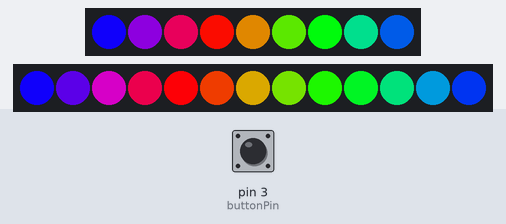
A sketch run on a simulated Arduino Uno, built with avr-gcc and run on an emulated ATmega328P. On the bench: 9 RGB LEDs in strip order, left to right, 13 RGB LEDs in strip order, left to right. The inputs (shaded band) are chosen by the test bench; at power-on: pin 3 (buttonPin) HIGH.

Above: at 1.2 s.
1.3 s: pin 3 (buttonPin) pulled LOW for 0.15 s
At 1.33 s:
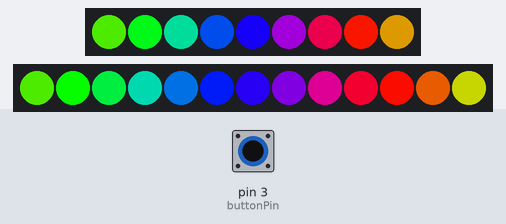
2.0 s: pin 3 (buttonPin) pulled LOW for 1 s
At 3.15 s:
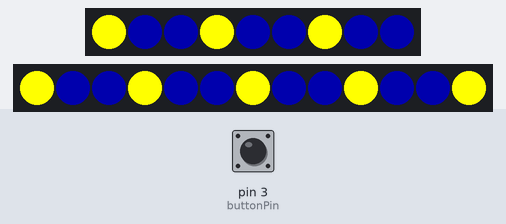
3.6 s: pin 3 (buttonPin) pulled LOW for 0.15 s
4.3 s: pin 3 (buttonPin) pulled LOW for 3.2 s
At 7.94 s:
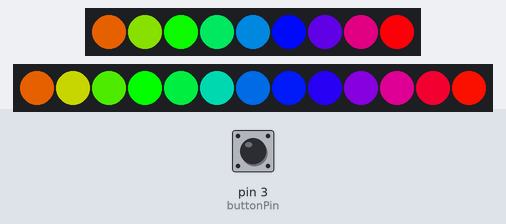
8.1 s: pin 3 (buttonPin) pulled LOW for 0.15 s
8.8 s: pin 3 (buttonPin) pulsed LOW 5 times (0.12 s each, 0.3 s apart)
At 9.62 s:
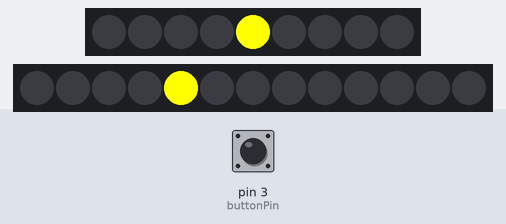

The sketch:

Shield.ino
```cpp
#include <Adafruit_NeoPixel.h>
#include "ShieldPattern.h"

#define PIN_SMALL 4
#define PIN_LARGE 6
#define LEDS_SMALL 9
#define LEDS_LARGE 13
#define MIN_CHASE_SPEED 60
#define MAX_CHASE_SPEED 30
#define CHASE_SPEED_INTERVAL 2

ShieldPattern small_circle = ShieldPattern(LEDS_SMALL, PIN_SMALL, NEO_GRB + NEO_KHZ800, &SmallCircleComplete);
ShieldPattern large_circle = ShieldPattern(LEDS_LARGE, PIN_LARGE, NEO_GRB + NEO_KHZ800, &LargeCircleComplete);

bool speedChange = false;
bool accelerating_small = true;
bool accelerating_large = true;

String pattern = "rainbow";
int lastButtonVal = HIGH;
const int buttonPin = 3;
uint16_t cycles = 1;

void setup() {
  pinMode(buttonPin, INPUT);
  digitalWrite(buttonPin, HIGH);
  small_circle.begin();
  large_circle.begin();

  small_circle.RainbowCycle(1);
  large_circle.RainbowCycle(1);

  attachInterrupt(digitalPinToInterrupt(buttonPin), ButtonHandler, CHANGE);
//  small_circle.TheaterChase(small_circle.Color(255,255,0), small_circle.Color(0,0,50), 100);
//  large_circle.TheaterChase(large_circle.Color(255,255,0), large_circle.Color(0,0,50), 100);
}

void loop() {
  small_circle.Update();
  large_circle.Update();
}

void ButtonHandler() {
  if (digitalRead(buttonPin) == HIGH) {
//    Serial.begin(9600);
//    Serial.println();
//    Serial.println("Button Pressed");
//    Serial.println("Changed pattern from " + (String)small_circle.PatternIndex);
    small_circle.NextPattern();
    large_circle.NextPattern();
    delay(2000);
//    Serial.println("Changed pattern to " + (String)small_circle.PatternIndex + " which correlates to " + small_circle.GetPattern());
//    Serial.end();
  }
}

void SmallCircleComplete()
{
  if (small_circle.GetPattern() == "COLOR_WIPE") {
    small_circle.Reverse();
  }
  if (speedChange)
  {
    if (accelerating_small)
    {
      small_circle.Interval -= CHASE_SPEED_INTERVAL;
      if (small_circle.Interval < MAX_CHASE_SPEED)
      {
        accelerating_small = false;
        small_circle.Interval += CHASE_SPEED_INTERVAL;
      }
    }
    else
    {
      small_circle.Interval += CHASE_SPEED_INTERVAL;
      if (small_circle.Interval > MIN_CHASE_SPEED)
      {
        accelerating_small = true;
        small_circle.Interval-= CHASE_SPEED_INTERVAL;
      }
    }
  }
}

void LargeCircleComplete()
{
  if (large_circle.GetPattern() == "COLOR_WIPE") {
    large_circle.Reverse();
  }
  if (speedChange)
  {
    if (accelerating_large)
    {
      large_circle.Interval -= CHASE_SPEED_INTERVAL;
      if (large_circle.Interval < MAX_CHASE_SPEED)
      {
        accelerating_large = false;
        large_circle.Interval += CHASE_SPEED_INTERVAL;
      }
    }
    else
    {
      large_circle.Interval += CHASE_SPEED_INTERVAL;
      if (large_circle.Interval > MIN_CHASE_SPEED)
      {
        accelerating_large = true;
        large_circle.Interval -= CHASE_SPEED_INTERVAL;
      }
    }
  }
}
```

ShieldPattern.h
```cpp
#define COLOR_WIPE_INTERVAL 50
#define COLOR_WIPE_FADE_RATE 30
#define THEATRE_CHASE_INTERVAL 100
#define RAINBOW_INTERVAL 10
enum direction { FORWARD, REVERSE };

class ShieldPattern : public Adafruit_NeoPixel
{
  private:
    String patterns[4] = { "RAINBOW_CYCLE", "COLOR_WIPE", "THEATER_CHASE", "LOOPY" };
  public:
    // Member Variables:
    direction Direction;

    uint32_t Interval;     // milliseconds between updates
    uint32_t FadeRate;     // when fading, amount to reduce colors per interval
    uint32_t lastUpdate;   // last update of position

    uint32_t Color1, Color2;
    uint32_t R, G, B;
    uint32_t TotalSteps;        // total number of steps in the pattern
    uint32_t Index;
    uint32_t PatternIndex = 0;

    void (*OnComplete)();       // callback

    // Constructor - calls base-class constructor to initialize strip
    ShieldPattern(uint16_t pixels, uint8_t pin, uint8_t type, void (*callback)())
    :Adafruit_NeoPixel(pixels, pin, type)
    {
        OnComplete = callback;
    }

        // Update the pattern
    void Update()
    {
        if((millis() - lastUpdate) > Interval) // time to update
        {
            lastUpdate = millis();
            String pattern = patterns[PatternIndex];
            if (pattern == "THEATER_CHASE") {
                TheaterChaseUpdate();
            }
            else if (pattern == "RAINBOW_CYCLE") {
              RainbowCycleUpdate();
            }
            else if (pattern == "COLOR_WIPE") {
              ColorWipeUpdate();
            } else {
              LoopyUpdate();
            }
        }
    }

        // Increment the Index and reset at the end
    void Increment()
    {
        if (Direction == FORWARD)
        {
           Index++;
           if (Index >= TotalSteps)
            {
                Index = 0;
                if (OnComplete != NULL)
                {
                    OnComplete(); // call the comlpetion callback
                }
            }
        }
        else // Direction == REVERSE
        {
            --Index;
            if (Index <= 0)
            {
                Index = TotalSteps-1;
                if (OnComplete != NULL)
                {
                    OnComplete(); // call the comlpetion callback
                }
            }
        }
    }

    String GetPattern() {
      return patterns[PatternIndex];
    }

    void NextPattern()
    {
      if (PatternIndex == 3) {// RAINBOW
          PatternIndex = 0;
          RainbowCycle(RAINBOW_INTERVAL, FORWARD);
      } else if (PatternIndex == 0) {// WIPE
          PatternIndex = 1;
          ColorWipe(255, 255, 0, COLOR_WIPE_INTERVAL, COLOR_WIPE_FADE_RATE, FORWARD);
      } else if (PatternIndex == 1) {// THEATRE
          PatternIndex = 2;
          TheaterChase(Color(255,255,0), Color(0,0,50), THEATRE_CHASE_INTERVAL, FORWARD);
      } else {
          PatternIndex = 3;
          Loopy(255, 255, 0, COLOR_WIPE_INTERVAL, COLOR_WIPE_FADE_RATE, FORWARD);
      }
    }

    // Initialize for a ColorWipe
    void ColorWipe(uint32_t r, uint32_t g, uint32_t b, uint32_t interval, uint8_t fadeRate, direction dir = FORWARD)
    {
        Interval = interval;
        FadeRate = fadeRate;
        TotalSteps = numPixels();
        R = r;
        G = g;
        B = b;
        Color1 = Color(r,g,b);
        Index = 0;
        Direction = dir;
    }

    // Update the Color Wipe Pattern
    void ColorWipeUpdate()
    {
//        for(int i=0; i < TotalSteps; i++)
//        {
//          setPixelColor(i, Color(0,0,0));
//        }

        // Set the pixel
//        setPixelColor(Index, Color(R,G,B));
        if (Direction == REVERSE) {
          if (TotalSteps - Index == 1) {
            setPixelColor(0, Color(0,0,0));
          }
          setPixelColor(TotalSteps - Index, Color(0,0,0));
        } else {
          setPixelColor(Index, Color1);
        }
//        // Fade the tail
//        for (int i=1; i < 4; i++)
//        {
//          int fadePixel = Index - i;
//          if (fadePixel < 0)
//          {
//            fadePixel = numPixels() - abs(fadePixel);
//          }
//          int fadeDiff = COLOR_WIPE_FADE_RATE * i;
//          setPixelColor(fadePixel, DimColorRGB(R, G, B, fadeDiff));
//        }
        show();
        Increment();
    }

    // Initialize for a ColorWipe
    void Loopy(uint32_t r, uint32_t g, uint32_t b, uint32_t interval, uint8_t fadeRate, direction dir = FORWARD)
    {
        Interval = interval;
        FadeRate = fadeRate;
        TotalSteps = numPixels();
        R = r;
        G = g;
        B = b;
        Index = 0;
        Direction = dir;
    }

    // Update the Loopy Pattern
    void LoopyUpdate()
    {
        for(int i=0; i < TotalSteps; i++)
        {
          setPixelColor(i, Color(0,0,0));
        }

        // Set the pixel
        setPixelColor(Index, Color(R,G,B));
        show();
        Increment();
    }

    void RainbowCycle(uint32_t interval, direction dir = FORWARD)
    {
      Interval = interval;
      TotalSteps = 255;
      Index = 0;
      Direction = dir;
    }

    // Update the Rainbow Cycle Pattern
    void RainbowCycleUpdate()
    {
        for(int i=0; i< numPixels(); i++)
        {
            setPixelColor(i, Wheel(((i * 256 / numPixels()) + Index) & 255));
        }
        show();
        Increment();
    }

    // Initialize for a Theater Chase
    void TheaterChase(uint32_t color1, uint32_t color2, uint32_t interval, direction dir = FORWARD)
    {
        Interval = interval;
        TotalSteps = numPixels();
        Color1 = color1;
        Color2 = color2;
        Index = 0;
        Direction = dir;
   }

   // Update the Theater Chase Pattern
    void TheaterChaseUpdate()
    {
        for(int i=0; i< numPixels(); i++)
        {
            if ((i + Index) % 3 == 0)
            {
                setPixelColor(i, Color1);
            }
            else
            {
                setPixelColor(i, Color2);
            }
        }
        show();
        Increment();
    }

    // Common Utility Functions
        // Returns the Red component of a 32-bit color
    uint8_t Red(uint32_t color)
    {
        return (color >> 16) & 0xFF;
    }

    // Returns the Green component of a 32-bit color
    uint8_t Green(uint32_t color)
    {
        return (color >> 8) & 0xFF;
    }

    // Returns the Blue component of a 32-bit color
    uint8_t Blue(uint32_t color)
    {
        return color & 0xFF;
    }

    // Return color, dimmed by 75% (used by scanner)
    uint32_t DimColorRGB(uint32_t r, uint32_t g, uint32_t b, uint32_t amount)
    {
      uint32_t dimRed = r - amount;
      if (dimRed < 0) { r = 0; }
      uint32_t dimGreen = g - amount;
      if (dimGreen < 0) { g = 0; }
      uint32_t dimBlue = b - amount;
      if (dimBlue < 0) { b = 0; }

      uint32_t dimColor = Color(dimRed, dimGreen, dimBlue);
      return dimColor;
    }

    // Input a value 0 to 255 to get a color value.
    // The colours are a transition r - g - b - back to r.
    uint32_t Wheel(byte WheelPos)
    {
        WheelPos = 255 - WheelPos;
        if(WheelPos < 85)
        {
            return Color(255 - WheelPos * 3, 0, WheelPos * 3);
        }
        else if(WheelPos < 170)
        {
            WheelPos -= 85;
            return Color(0, WheelPos * 3, 255 - WheelPos * 3);
        }
        else
        {
            WheelPos -= 170;
            return Color(WheelPos * 3, 255 - WheelPos * 3, 0);
        }
    }

    // Reverse direction of the pattern
    void Reverse()
    {
        if (Direction == FORWARD)
        {
            Direction = REVERSE;
            Index = TotalSteps-1;
        }
        else
        {
            Direction = FORWARD;
            Index = 0;
        }
    }

    // Set all pixels to a color (synchronously)
    void ColorSet(uint32_t color)
    {
        for (int i = 0; i < numPixels(); i++)
        {
            setPixelColor(i, color);
        }
        show();
    }
};
```
